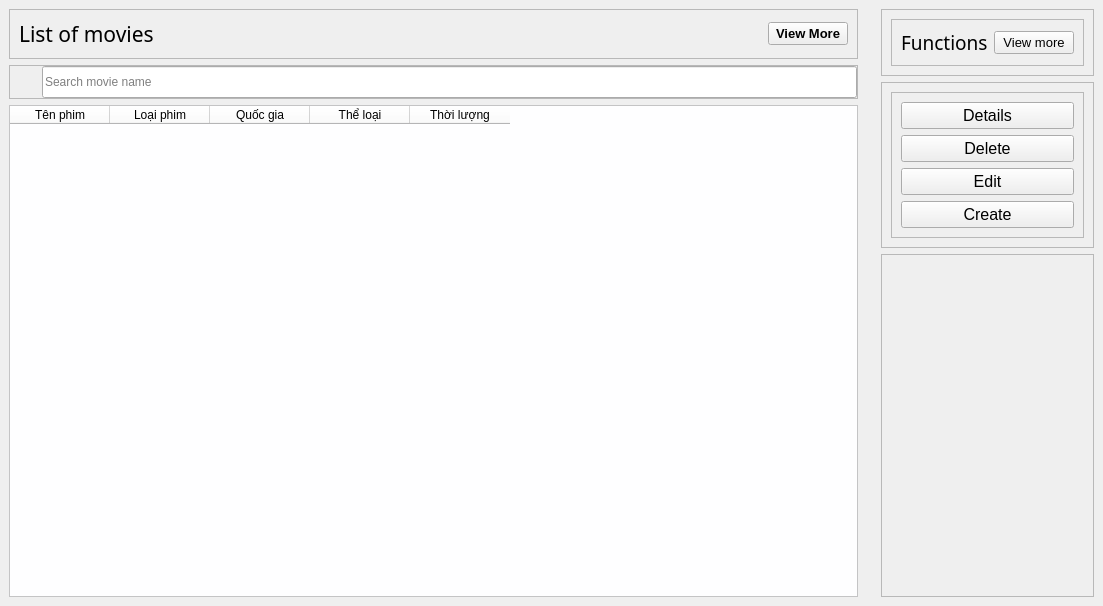
            <widget class="QWidget" name="mainFrame_3" native="true">
             <property name="sizePolicy">
              <sizepolicy hsizetype="Preferred" vsizetype="Preferred">
               <horstretch>0</horstretch>
               <verstretch>0</verstretch>
              </sizepolicy>
             </property>
             <property name="minimumSize">
              <size>
               <width>1103</width>
               <height>606</height>
              </size>
             </property>
             <property name="maximumSize">
              <size>
               <width>1103</width>
               <height>606</height>
              </size>
             </property>
             <layout class="QHBoxLayout" name="horizontalLayout_44">
              <property name="spacing">
               <number>5</number>
              </property>
              <property name="leftMargin">
               <number>0</number>
              </property>
              <property name="topMargin">
               <number>0</number>
              </property>
              <property name="rightMargin">
               <number>0</number>
              </property>
              <property name="bottomMargin">
               <number>0</number>
              </property>
              <item>
               <widget class="QWidget" name="widget_15" native="true">
                <property name="minimumSize">
                 <size>
                  <width>0</width>
                  <height>0</height>
                 </size>
                </property>
                <layout class="QVBoxLayout" name="verticalLayout_22">
                 <item alignment="Qt::AlignTop">
                  <widget class="QFrame" name="frame_25">
                   <property name="font">
                    <font>
                     <pointsize>12</pointsize>
                     <weight>75</weight>
                     <bold>true</bold>
                    </font>
                   </property>
                   <property name="frameShape">
                    <enum>QFrame::StyledPanel</enum>
                   </property>
                   <property name="frameShadow">
                    <enum>QFrame::Raised</enum>
                   </property>
                   <layout class="QHBoxLayout" name="horizontalLayout_45">
                    <item alignment="Qt::AlignLeft|Qt::AlignTop">
                     <widget class="QLabel" name="label_37">
                      <property name="font">
                       <font>
                        <family>Segoe UI Black</family>
                        <pointsize>16</pointsize>
                        <weight>10</weight>
                        <italic>false</italic>
                        <bold>false</bold>
                       </font>
                      </property>
                      <property name="styleSheet">
                       <string notr="true">font: 87 16pt &quot;Segoe UI Black&quot;;</string>
                      </property>
                      <property name="text">
                       <string>List of movies</string>
                      </property>
                     </widget>
                    </item>
                    <item alignment="Qt::AlignRight">
                     <widget class="QPushButton" name="pushButton_5">
                      <property name="font">
                       <font>
                        <pointsize>10</pointsize>
                       </font>
                      </property>
                      <property name="text">
                       <string>View More</string>
                      </property>
                      <property name="icon">
                       <iconset>
                        <normaloff>:/WhiteIcons/icons/WhiteIcons/arrow-right-circle.svg</normaloff>:/WhiteIcons/icons/WhiteIcons/arrow-right-circle.svg</iconset>
                      </property>
                      <property name="iconSize">
                       <size>
                        <width>32</width>
                        <height>32</height>
                       </size>
                      </property>
                     </widget>
                    </item>
                   </layout>
                  </widget>
                 </item>
                 <item>
                  <widget class="QFrame" name="searchFrame_8">
                   <property name="minimumSize">
                    <size>
                     <width>200</width>
                     <height>0</height>
                    </size>
                   </property>
                   <property name="frameShape">
                    <enum>QFrame::StyledPanel</enum>
                   </property>
                   <property name="frameShadow">
                    <enum>QFrame::Raised</enum>
                   </property>
                   <layout class="QHBoxLayout" name="horizontalLayout_56">
                    <property name="spacing">
                     <number>0</number>
                    </property>
                    <property name="leftMargin">
                     <number>0</number>
                    </property>
                    <property name="topMargin">
                     <number>0</number>
                    </property>
                    <property name="rightMargin">
                     <number>0</number>
                    </property>
                    <property name="bottomMargin">
                     <number>0</number>
                    </property>
                    <item>
                     <widget class="QLabel" name="label_56">
                      <property name="minimumSize">
                       <size>
                        <width>32</width>
                        <height>32</height>
                       </size>
                      </property>
                      <property name="maximumSize">
                       <size>
                        <width>32</width>
                        <height>32</height>
                       </size>
                      </property>
                      <property name="text">
                       <string/>
                      </property>
                      <property name="pixmap">
                       <pixmap>C:/Users/Nhu Anh/.designer/images/icons/RedIcons/search_ic.svg</pixmap>
                      </property>
                     </widget>
                    </item>
                    <item>
                     <widget class="QLineEdit" name="lineEdit_20">
                      <property name="sizePolicy">
                       <sizepolicy hsizetype="Expanding" vsizetype="Fixed">
                        <horstretch>0</horstretch>
                        <verstretch>0</verstretch>
                       </sizepolicy>
                      </property>
                      <property name="minimumSize">
                       <size>
                        <width>0</width>
                        <height>15</height>
                       </size>
                      </property>
                      <property name="maximumSize">
                       <size>
                        <width>16777215</width>
                        <height>32</height>
                       </size>
                      </property>
                      <property name="styleSheet">
                       <string notr="true">
font: 12pt &quot;Sans Serif Collection&quot;;</string>
                      </property>
                      <property name="placeholderText">
                       <string>Search movie name</string>
                      </property>
                     </widget>
                    </item>
                   </layout>
                  </widget>
                 </item>
                 <item>
                  <widget class="QTableWidget" name="tableWidget_3">
                   <property name="maximumSize">
                    <size>
                     <width>16777215</width>
                     <height>16777215</height>
                    </size>
                   </property>
                   <property name="styleSheet">
                    <string notr="true">background-color: rgb(254, 254, 255);
font: 75 bold 10pt &quot;MS Shell Dlg 2&quot;;</string>
                   </property>
                   <property name="columnCount">
                    <number>5</number>
                   </property>
                   <column>
                    <property name="text">
                     <string>Tên phim</string>
                    </property>
                   </column>
                   <column>
                    <property name="text">
                     <string>Loại phim</string>
                    </property>
                   </column>
                   <column>
                    <property name="text">
                     <string>Quốc gia</string>
                    </property>
                   </column>
                   <column>
                    <property name="text">
                     <string>Thể loại</string>
                    </property>
                   </column>
                   <column>
                    <property name="text">
                     <string>Thời lượng</string>
                    </property>
                   </column>
                  </widget>
                 </item>
                </layout>
               </widget>
              </item>
              <item alignment="Qt::AlignRight">
               <widget class="QWidget" name="widget_16" native="true">
                <layout class="QVBoxLayout" name="verticalLayout_23">
                 <item>
                  <widget class="QFrame" name="frame_26">
                   <property name="frameShape">
                    <enum>QFrame::StyledPanel</enum>
                   </property>
                   <property name="frameShadow">
                    <enum>QFrame::Raised</enum>
                   </property>
                   <layout class="QHBoxLayout" name="horizontalLayout_46">
                    <item>
                     <widget class="QFrame" name="frame_27">
                      <property name="frameShape">
                       <enum>QFrame::StyledPanel</enum>
                      </property>
                      <property name="frameShadow">
                       <enum>QFrame::Raised</enum>
                      </property>
                      <layout class="QHBoxLayout" name="horizontalLayout_47">
                       <item>
                        <widget class="QLabel" name="label_38">
                         <property name="font">
                          <font>
                           <family>Segoe UI Black</family>
                           <pointsize>14</pointsize>
                           <weight>10</weight>
                           <italic>false</italic>
                           <bold>false</bold>
                          </font>
                         </property>
                         <property name="styleSheet">
                          <string notr="true">font: 87 14pt &quot;Segoe UI Black&quot;;</string>
                         </property>
                         <property name="text">
                          <string>Functions</string>
                         </property>
                        </widget>
                       </item>
                       <item>
                        <widget class="QPushButton" name="pushButton_6">
                         <property name="font">
                          <font>
                           <pointsize>10</pointsize>
                          </font>
                         </property>
                         <property name="text">
                          <string>View more</string>
                         </property>
                         <property name="icon">
                          <iconset>
                           <normaloff>:/WhiteIcons/icons/WhiteIcons/arrow-right-circle.svg</normaloff>:/WhiteIcons/icons/WhiteIcons/arrow-right-circle.svg</iconset>
                         </property>
                         <property name="iconSize">
                          <size>
                           <width>32</width>
                           <height>32</height>
                          </size>
                         </property>
                        </widget>
                       </item>
                      </layout>
                     </widget>
                    </item>
                   </layout>
                  </widget>
                 </item>
                 <item alignment="Qt::AlignTop">
                  <widget class="QFrame" name="frame_28">
                   <property name="frameShape">
                    <enum>QFrame::StyledPanel</enum>
                   </property>
                   <property name="frameShadow">
                    <enum>QFrame::Raised</enum>
                   </property>
                   <layout class="QHBoxLayout" name="horizontalLayout_48">
                    <item>
                     <widget class="QFrame" name="frame_29">
                      <property name="frameShape">
                       <enum>QFrame::StyledPanel</enum>
                      </property>
                      <property name="frameShadow">
                       <enum>QFrame::Raised</enum>
                      </property>
                      <layout class="QVBoxLayout" name="verticalLayout_24">
                       <item>
                        <widget class="QPushButton" name="pushButtonDelete_6">
                         <property name="font">
                          <font>
                           <pointsize>12</pointsize>
                          </font>
                         </property>
                         <property name="text">
                          <string>Details</string>
                         </property>
                         <property name="icon">
                          <iconset>
                           <normaloff>C:/Users/Nhu Anh/.designer/images/icons/WhiteIcons/delete_ic.svg</normaloff>C:/Users/Nhu Anh/.designer/images/icons/WhiteIcons/delete_ic.svg</iconset>
                         </property>
                         <property name="iconSize">
                          <size>
                           <width>32</width>
                           <height>32</height>
                          </size>
                         </property>
                        </widget>
                       </item>
                       <item>
                        <widget class="QPushButton" name="pushButtonDelete_3">
                         <property name="font">
                          <font>
                           <pointsize>12</pointsize>
                          </font>
                         </property>
                         <property name="text">
                          <string>Delete</string>
                         </property>
                         <property name="icon">
                          <iconset>
                           <normaloff>C:/Users/Nhu Anh/.designer/images/icons/WhiteIcons/delete_ic.svg</normaloff>C:/Users/Nhu Anh/.designer/images/icons/WhiteIcons/delete_ic.svg</iconset>
                         </property>
                         <property name="iconSize">
                          <size>
                           <width>32</width>
                           <height>32</height>
                          </size>
                         </property>
                        </widget>
                       </item>
                       <item>
                        <widget class="QPushButton" name="pushButtonEdit_3">
                         <property name="font">
                          <font>
                           <pointsize>12</pointsize>
                          </font>
                         </property>
                         <property name="layoutDirection">
                          <enum>Qt::LeftToRight</enum>
                         </property>
                         <property name="text">
                          <string>Edit</string>
                         </property>
                         <property name="icon">
                          <iconset>
                           <normaloff>C:/Users/Nhu Anh/.designer/images/icons/WhiteIcons/edit_ic.svg</normaloff>C:/Users/Nhu Anh/.designer/images/icons/WhiteIcons/edit_ic.svg</iconset>
                         </property>
                         <property name="iconSize">
                          <size>
                           <width>32</width>
                           <height>32</height>
                          </size>
                         </property>
                         <property name="checkable">
                          <bool>false</bool>
                         </property>
                        </widget>
                       </item>
                       <item>
                        <widget class="QPushButton" name="pushButtonCreate_3">
                         <property name="font">
                          <font>
                           <pointsize>12</pointsize>
                          </font>
                         </property>
                         <property name="text">
                          <string>Create</string>
                         </property>
                         <property name="icon">
                          <iconset>
                           <normaloff>C:/Users/Nhu Anh/.designer/images/icons/WhiteIcons/create_ic.svg</normaloff>C:/Users/Nhu Anh/.designer/images/icons/WhiteIcons/create_ic.svg</iconset>
                         </property>
                         <property name="iconSize">
                          <size>
                           <width>32</width>
                           <height>32</height>
                          </size>
                         </property>
                        </widget>
                       </item>
                      </layout>
                     </widget>
                    </item>
                   </layout>
                  </widget>
                 </item>
                 <item>
                  <widget class="QFrame" name="frame_30">
                   <property name="frameShape">
                    <enum>QFrame::StyledPanel</enum>
                   </property>
                   <property name="frameShadow">
                    <enum>QFrame::Raised</enum>
                   </property>
                   <layout class="QHBoxLayout" name="horizontalLayout_49">
                    <item>
                     <widget class="QLabel" name="label_39">
                      <property name="maximumSize">
                       <size>
                        <width>50</width>
                        <height>50</height>
                       </size>
                      </property>
                      <property name="font">
                       <font>
                        <pointsize>12</pointsize>
                       </font>
                      </property>
                      <property name="text">
                       <string/>
                      </property>
                      <property name="pixmap">
                       <pixmap>C:/Users/Nhu Anh/.designer/images/Admin/UEL_Logo.png</pixmap>
                      </property>
                      <property name="scaledContents">
                       <bool>true</bool>
                      </property>
                     </widget>
                    </item>
                    <item>
                     <spacer name="verticalSpacer_3">
                      <property name="orientation">
                       <enum>Qt::Vertical</enum>
                      </property>
                      <property name="sizeHint" stdset="0">
                       <size>
                        <width>20</width>
                        <height>40</height>
                       </size>
                      </property>
                     </spacer>
                    </item>
                    <item>
                     <widget class="QLabel" name="label_40">
                      <property name="maximumSize">
                       <size>
                        <width>50</width>
                        <height>50</height>
                       </size>
                      </property>
                      <property name="text">
                       <string/>
                      </property>
                      <property name="pixmap">
                       <pixmap>C:/Users/Nhu Anh/.designer/images/Admin/FIS_Logo.png</pixmap>
                      </property>
                      <property name="scaledContents">
                       <bool>true</bool>
                      </property>
                     </widget>
                    </item>
                   </layout>
                  </widget>
                 </item>
                </layout>
               </widget>
              </item>
             </layout>
            </widget>
